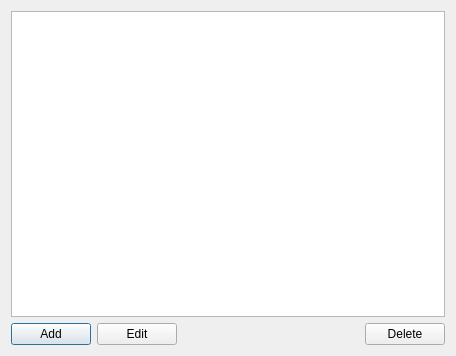
<?xml version="1.0" encoding="UTF-8"?>
<ui version="4.0">
 <class>Dialog</class>
 <widget class="QDialog" name="Dialog">
  <property name="geometry">
   <rect>
    <x>0</x>
    <y>0</y>
    <width>456</width>
    <height>356</height>
   </rect>
  </property>
  <property name="windowTitle">
   <string>Generators</string>
  </property>
  <layout class="QGridLayout" name="gridLayout">
   <item row="0" column="0">
    <widget class="QTableView" name="generatorsTable"/>
   </item>
   <item row="1" column="0">
    <layout class="QHBoxLayout" name="horizontalLayout">
     <item>
      <widget class="QPushButton" name="addGenerator">
       <property name="text">
        <string>Add</string>
       </property>
      </widget>
     </item>
     <item>
      <widget class="QPushButton" name="editGenerator">
       <property name="text">
        <string>Edit</string>
       </property>
      </widget>
     </item>
     <item>
      <spacer name="horizontalSpacer">
       <property name="orientation">
        <enum>Qt::Horizontal</enum>
       </property>
       <property name="sizeHint" stdset="0">
        <size>
         <width>40</width>
         <height>20</height>
        </size>
       </property>
      </spacer>
     </item>
     <item>
      <widget class="QPushButton" name="deleteGenerator">
       <property name="text">
        <string>Delete</string>
       </property>
      </widget>
     </item>
    </layout>
   </item>
  </layout>
 </widget>
 <resources/>
 <connections/>
</ui>
